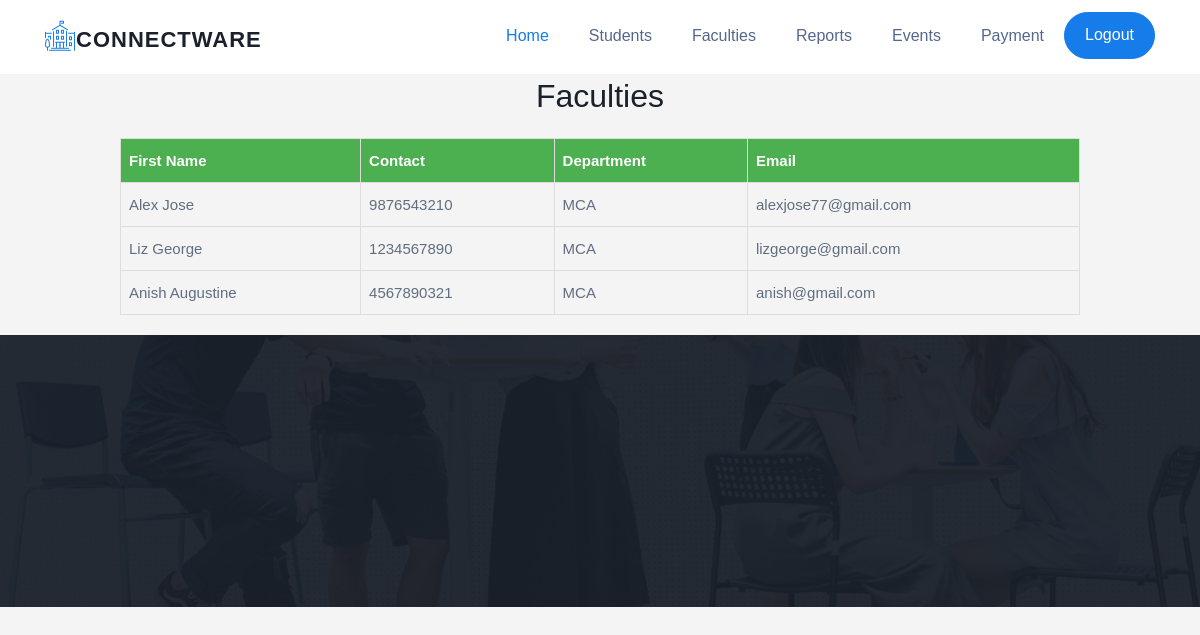
Page /facultyview on the committed database.
### studentapp/models.py (models this page shows, shortened)
class Faculty(models.Model):
    facultyid = models.CharField(max_length=10, unique=True)
    name = models.CharField(max_length=100)
    contact = models.CharField(max_length=15)
    department = models.CharField(max_length=50)
    email = models.EmailField(unique=True)

### studentapp/views.py (the view)
# urls.py: path('facultyview',views.facultyview,name='facultyview'),
def facultyview(request):
    faculties = Faculty.objects.all()
    return render(request,'student/facultyview.html', {'faculties': faculties})

### templates/student/facultyview.html (shortened to what this page needs)
{% extends "student/base.html" %}
{% block content %}
{% load static %}
<!DOCTYPE html>
<html lang="en">
<head>
</head>
<body>
    <h2>Faculties</h2>
    <table>
        <thead>
            <tr>
                <th>First Name</th>
                <th>Contact</th>
                <th>Department</th>
                <th>Email</th>
            </tr>
        </thead>
        <tbody>
            {% for faculty in faculties %}
                <tr>
                    <td>{{ faculty.name }}</td>
                    <td>{{ faculty.contact }}</td>
                    <td>{{ faculty.department }}</td>
                    <td>{{ faculty.email }}</td>
                </tr>
            {% endfor %}
        </tbody>
    </table>
</body>
</html>
{% endblock %}

### templates/student/base.html (shortened to what this page needs)
<!DOCTYPE html>
{% load static %}
<html lang="en">
  <head>
    <link rel="stylesheet" href="{% static 'css/open-iconic-bootstrap.min.css' %}">
    <link rel="stylesheet" href="{% static 'css/animate.css' %}">
    <link rel="stylesheet" href="{% static 'css/owl.carousel.min.css' %}">
    <link rel="stylesheet" href="{% static 'css/owl.theme.default.min.css' %}">
    <link rel="stylesheet" href="{% static 'css/magnific-popup.css' %}">
    <link rel="stylesheet" href="{% static 'css/aos.css' %}">
    <link rel="stylesheet" href="{% static 'css/ionicons.min.css' %}">
    <link rel="stylesheet" href="{% static 'css/bootstrap-datepicker.css' %}">
    <link rel="stylesheet" href="{% static 'css/jquery.timepicker.css' %}">
    <link rel="stylesheet" href="{% static 'css/flaticon.css' %}">
    <link rel="stylesheet" href="{% static 'css/icomoon.css' %}">
    <link rel="stylesheet" href="{% static 'css/style.css' %}">
  </head>
  <body>
  <nav class="navbar navbar-expand-lg navbar-dark ftco_navbar bg-dark ftco-navbar-light" id="ftco-navbar">
    <div class="container">
      <a class="navbar-brand" href="index.html"><i class="flaticon-university"></i>Connectware <br><small></small></a>
      <div class="collapse navbar-collapse" id="ftco-nav">
        <ul class="navbar-nav ml-auto">
          <li class="nav-item active"><a href="index.html" class="nav-link">Home</a></li>
          <li class="nav-item"><a href="viewstudent" class="nav-link">Students</a></li>
          <li class="nav-item"><a href="facultyview" class="nav-link">Faculties</a></li>
          <li class="nav-item"><a href="viewreport" class="nav-link">Reports</a></li>
          <li class="nav-item"><a href="viewevent" class="nav-link">Events</a></li>
          <li class="nav-item"><a href="payment" class="nav-link">Payment</a></li>
          <li class="nav-item cta"><a href="/" class="nav-link"><span>Logout</span></a></li>
        </ul>
      </div>
    </div>
  </nav>
  {% block content %}
  {% endblock %}
  <footer class="ftco-footer ftco-bg-dark ftco-section img" style="background-image: url({% static 'images/bg_2.jpg' %}); background-attachment:fixed;">
    <div class="overlay"></div>
    <div class="row">
      <div class="col-md-12 text-center">
      </div>
    </div>
</footer>
</body>
</html>

### templates/student/facultyview.html (style rules this page uses)
body { font-family: Arial, sans-serif; background-color: #f4f4f4; margin: 0; padding: 0; }
h2 { text-align: center; }
table { border-collapse: collapse; width: 80%; margin: 20px auto; }
th, td { border: 1px solid #dddddd; text-align: left; padding: 8px; }
th { background-color: #4CAF50; color: white; }

### rows in the picture
Faculty: name "Alex Jose", contact "9876543210", department "MCA", email "alexjose77@gmail.com"
Faculty: name "Liz George", contact "1234567890", department "MCA", email "lizgeorge@gmail.com"
Faculty: name "Anish Augustine", contact "4567890321", department "MCA", email "anish@gmail.com"
